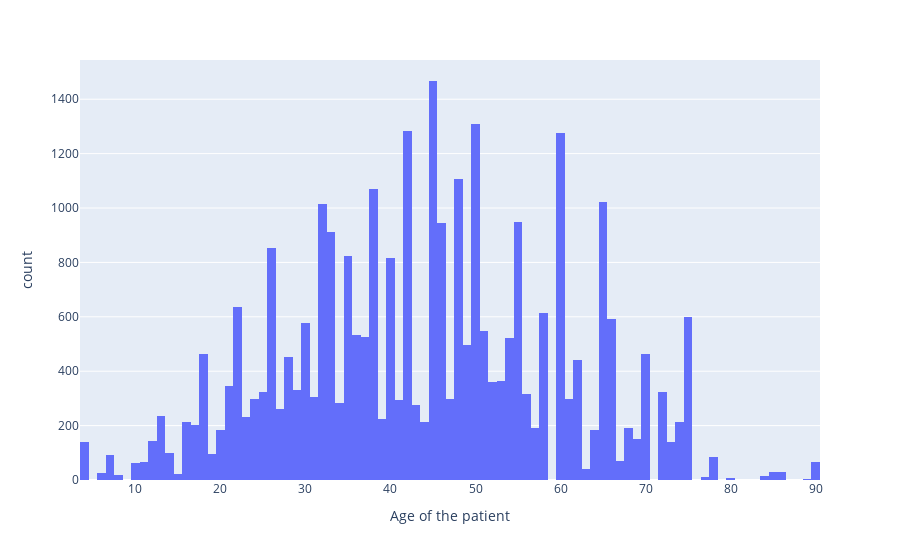

This figure's notebook cell:
### Code cell
import pandas as pd
import plotly.express as px

# Load the dataset into a DataFrame
df = pd.read_csv('../dataset/train_lpd.csv',encoding_errors='ignore')

# Choose the column to plot
column_name = 'Age of the patient'  # Replace with the actual column name

# Create the Plotly figure
fig = px.histogram(df, x=column_name)

# Show the plot
fig.show()

### Figure 1 — Plotly figure (JSON) as saved in the notebook; plotly's stock layout.template omitted (floating-point values rounded to 4 significant figures; data arrays with more than 128 entries replaced by an {"elided": "..."} marker saying what was removed)
{"data": [{"alignmentgroup": "True", "bingroup": "x", "hovertemplate": "Age of the patient=%{x}<br>count=%{y}<extra></extra>", "legendgroup": "", "marker": {"color": "#636efa", "pattern": {"shape": ""}}, "name": "", "offsetgroup": "", "orientation": "v", "showlegend": false, "type": "histogram", "x": {"elided": "30691 int values"}, "xaxis": "x", "yaxis": "y"}], "layout": {"barmode": "relative", "legend": {"tracegroupgap": 0}, "margin": {"t": 60}, "xaxis": {"anchor": "y", "domain": [0, 1], "title": {"text": "Age of the patient"}}, "yaxis": {"anchor": "x", "domain": [0, 1], "title": {"text": "count"}}}}
